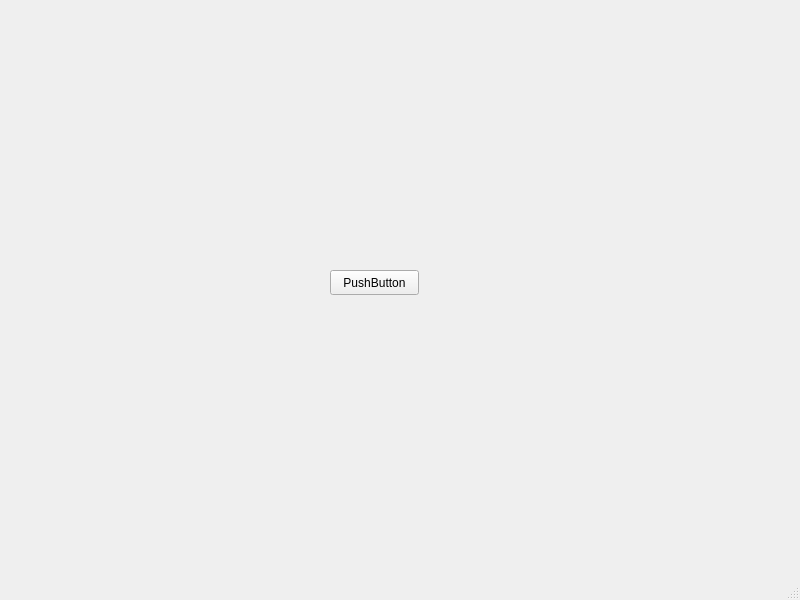
<?xml version="1.0" encoding="UTF-8"?>
<ui version="4.0">
 <class>MainWindow</class>
 <widget class="QMainWindow" name="MainWindow">
  <property name="geometry">
   <rect>
    <x>0</x>
    <y>0</y>
    <width>800</width>
    <height>600</height>
   </rect>
  </property>
  <property name="windowTitle">
   <string>MainWindow</string>
  </property>
  <widget class="QWidget" name="centralwidget">
   <widget class="QPushButton" name="pushButton">
    <property name="geometry">
     <rect>
      <x>330</x>
      <y>270</y>
      <width>89</width>
      <height>25</height>
     </rect>
    </property>
    <property name="text">
     <string>PushButton</string>
    </property>
   </widget>
  </widget>
  <widget class="QMenuBar" name="menubar">
   <property name="geometry">
    <rect>
     <x>0</x>
     <y>0</y>
     <width>800</width>
     <height>28</height>
    </rect>
   </property>
  </widget>
  <widget class="QStatusBar" name="statusbar"/>
 </widget>
 <resources/>
 <connections/>
</ui>
